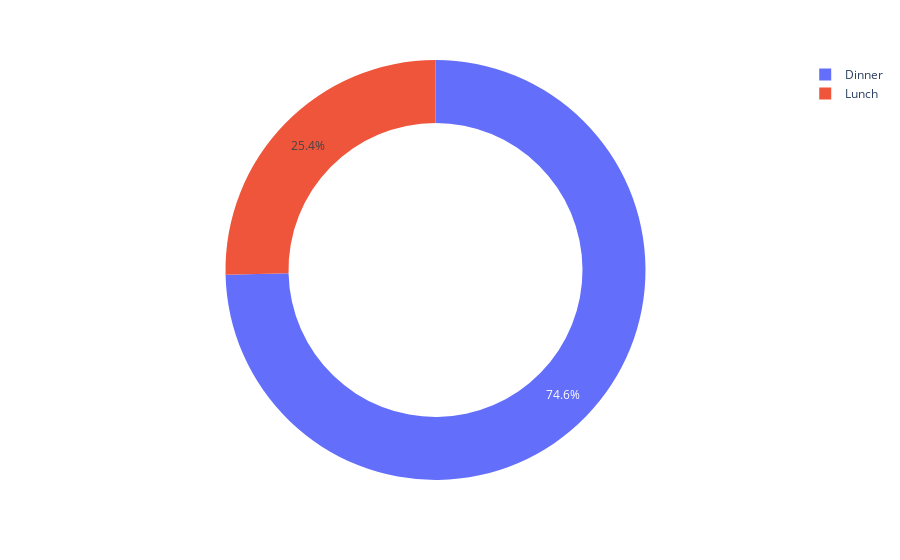

Write notebook code for a chart like this one.
### Code cell
# are most tips given during lunch or dinner
figure = px.pie(data,
               values = "tip",
               names = "time",
               hole = 0.7)
figure.show()

### Figure 1 — Plotly figure (JSON) as saved in the notebook; plotly's stock layout.template omitted (floating-point values rounded to 4 significant figures; data arrays with more than 128 entries replaced by an {"elided": "..."} marker saying what was removed)
{"data": [{"domain": {"x": [0, 1], "y": [0, 1]}, "hole": 0.7, "hovertemplate": "time=%{label}<br>tip=%{value}<extra></extra>", "labels": {"elided": "244 str values"}, "legendgroup": "", "name": "", "showlegend": true, "type": "pie", "values": {"elided": "244 float values"}}], "layout": {"legend": {"tracegroupgap": 0}, "margin": {"t": 60}}}
